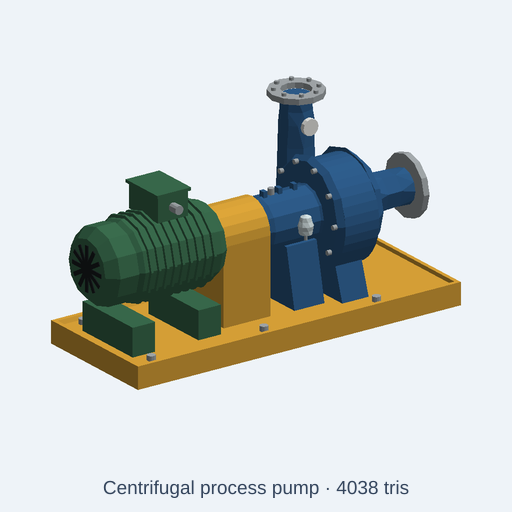
#> input picture artifacts/catalog-demos/industrial-cyclone-separator-material-review-20261113/samples/centrifugal-pump.png, 512 x 512 px, given in place of belt-magnet-separator.png, which was not available
$ python make_demo.py
#> lines starting #> are read from the running program, lines starting #| are printed output that depends on the picture
from __future__ import annotations

import json
from pathlib import Path

from PIL import Image, ImageDraw, ImageFont


BUNDLE = Path(__file__).resolve().parents[1]
DEMO = Path(__file__).resolve().parent
FRAMES = DEMO / "frames"
FRAMES.mkdir(parents=True, exist_ok=True)
W, H = 1280, 720
BG = "#0d1723"
PANEL = "#162536"
INK = "#f1f5f9"
MUTED = "#b6c5d4"
ACCENT = "#62c3ad"
GREEN = "#2f6f4a"
STEEL = "#58646c"

FONT_DIR = Path("/usr/share/fonts/truetype/dejavu")
FONT_REG = FONT_DIR / "DejaVuSans.ttf"
FONT_BOLD = FONT_DIR / "DejaVuSans-Bold.ttf"


def font(size: int, bold: bool = False) -> ImageFont.FreeTypeFont:
    return ImageFont.truetype(str(FONT_BOLD if bold else FONT_REG), size)


def new_slide(title: str, kicker: str) -> tuple[Image.Image, ImageDraw.ImageDraw]:
#> called with title = 'Five mining previews reviewed', kicker = 'Semantic audit · no open-target overlap'
    image = Image.new("RGB", (W, H), BG)
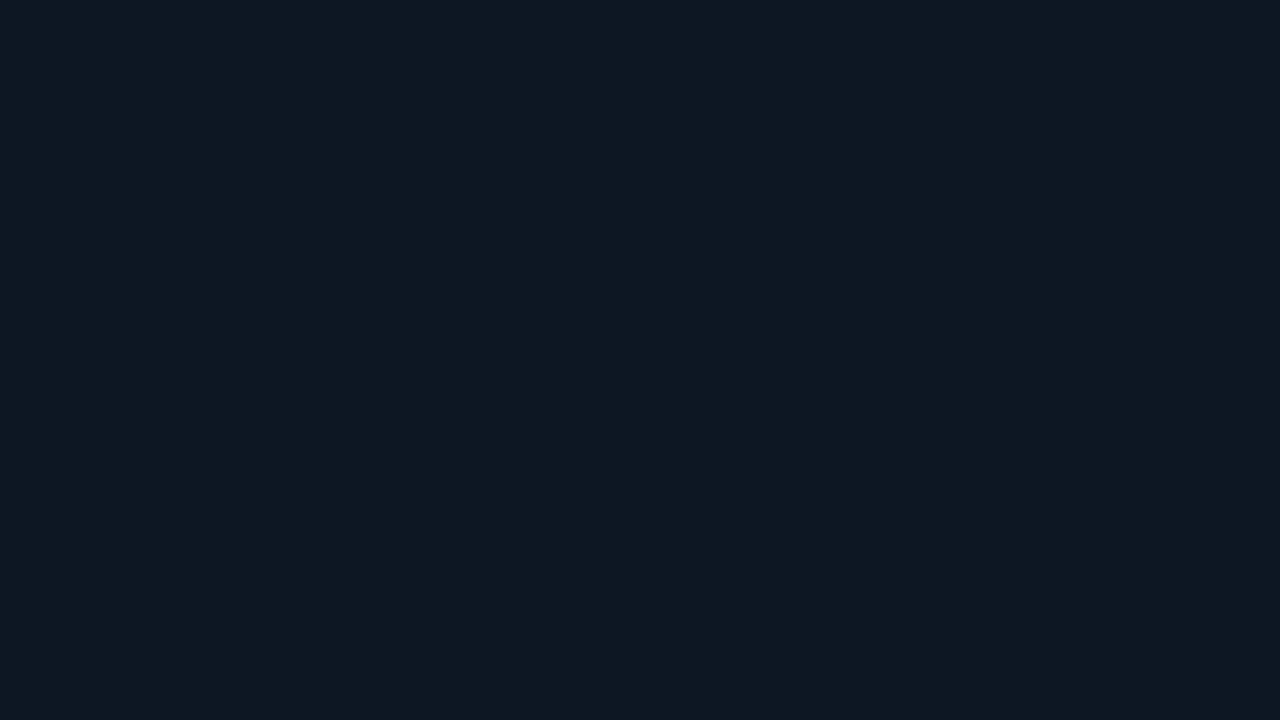
#> image: PIL image 1280x720 RGB; mean R, G, B 13, 23, 35
    draw = ImageDraw.Draw(image)
    draw.rounded_rectangle((44, 32, W - 44, H - 32), radius=26, fill=PANEL)
    draw.text((82, 62), kicker.upper(), font=font(15, True), fill=ACCENT)
    draw.text((82, 94), title, font=font(34, True), fill=INK)
    return image, draw


def contain(image: Image.Image, bounds: tuple[int, int, int, int], bg: str = "#f5f7f8") -> Image.Image:
    x0, y0, x1, y1 = bounds
    tile = Image.new("RGB", (x1 - x0, y1 - y0), bg)
    source = image.convert("RGB")
    source.thumbnail((tile.width, tile.height), Image.Resampling.LANCZOS)
    tile.paste(source, ((tile.width - source.width) // 2, (tile.height - source.height) // 2))
    return tile


def footer(draw: ImageDraw.ImageDraw, text: str) -> None:
    draw.text((82, 656), text, font=font(15), fill=MUTED)


def audit_slide() -> Image.Image:
    image, draw = new_slide("Five mining previews reviewed", "Semantic audit · no open-target overlap")
    names = [
        ("belt-magnet-separator", "Recognizable"),
        ("crusher-discharge-conveyor", "Material review"),
        ("flotation-cell-bank", "Recognizable"),
        ("mine-sump-pump", "Recognizable"),
        ("radial-stacker", "Recognizable"),
    ]
    left, gap, card_w = 82, 18, 210
    for index, (asset, verdict) in enumerate(names):
        x = left + index * (card_w + gap)
        draw.rounded_rectangle((x, 180, x + card_w, 560), radius=14, fill="#f5f7f8")
        preview = Image.open(BUNDLE / "samples" / f"{asset}.png")
#> preview is the input picture: PIL image 512x512 RGB; mean R, G, B 200, 204.6, 201.5
        image.paste(contain(preview, (0, 0, card_w - 16, 250)), (x + 8, 190))
#> in contain, `source.thumbnail((tile.width, tile.height), Image.Resampling.LANCZOS)`:
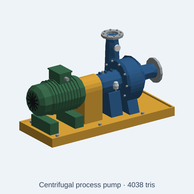
#> source: PIL image 194x194 RGB; mean R, G, B 200, 204.6, 201.5
#> in contain, `tile.paste(source, ((tile.width - source.width) // 2, (tile.height - s..`:
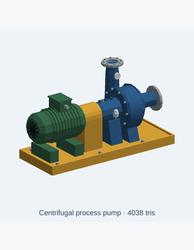
#> tile: PIL image 194x250 RGB; mean R, G, B 210, 214.1, 211.9
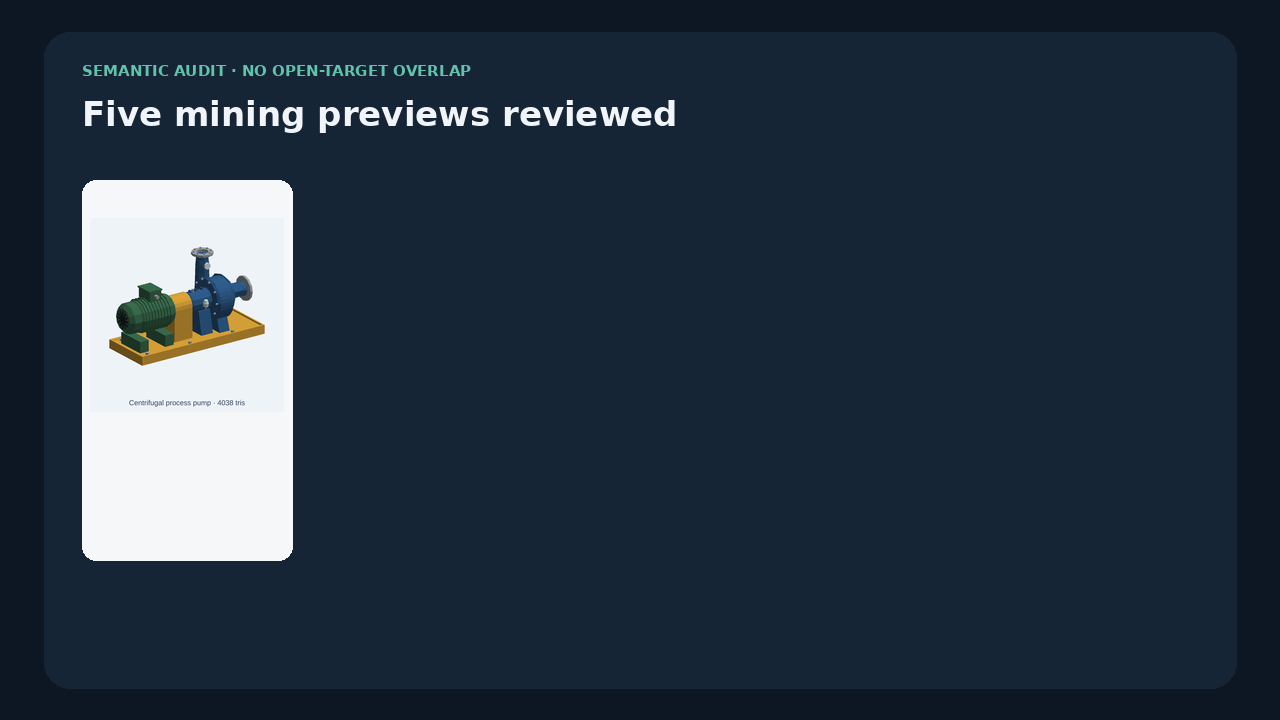
#> image: PIL image 1280x720 RGB; mean R, G, B 39.8, 53.1, 67.7
        if asset == "crusher-discharge-conveyor":
            draw.multiline_text((x + 14, 462), "crusher discharge\nconveyor", font=font(13, True), spacing=2, fill="#213247")
            verdict_y = 502
        else:
            draw.text((x + 14, 462), asset.replace("-", " "), font=font(14, True), fill="#213247")
            verdict_y = 492
        draw.text((x + 14, verdict_y), verdict, font=font(14), fill="#526174")
        draw.text((x + 14, 532), "public preview · 200 OK", font=font(11), fill="#69798a")
    footer(draw, "Issue and pull request paths checked before selecting the five assets.")
    return image


# [59 lines left out: functions overview_slide, detail_slide, result_slide, not called in this run]


#> (the run stopped early here; a loop or call above may not have finished)
